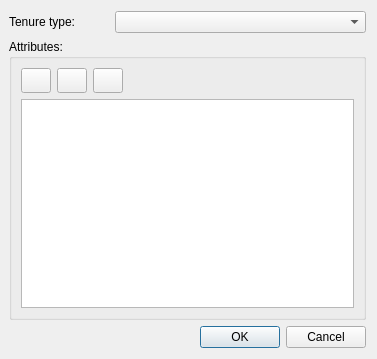
<?xml version="1.0" encoding="UTF-8"?>
<ui version="4.0">
    <class>EntityAttributesEditor</class>
    <widget class="QDialog" name="EntityAttributesEditor">
        <property name="geometry">
            <rect>
                <x>0</x>
                <y>0</y>
                <width>377</width>
                <height>359</height>
            </rect>
        </property>
        <property name="windowTitle">
            <string>Custom Attributes Editor</string>
        </property>
        <layout class="QGridLayout" name="gridLayout_2">
            <property name="leftMargin">
                <number>9</number>
            </property>
            <item row="0" column="0" colspan="2">
                <layout class="QVBoxLayout" name="vlNotification"/>
            </item>
            <item row="1" column="0">
                <widget class="QLabel" name="label">
                    <property name="maximumSize">
                        <size>
                            <width>100</width>
                            <height>16777215</height>
                        </size>
                    </property>
                    <property name="text">
                        <string>Tenure type:</string>
                    </property>
                </widget>
            </item>
            <item row="1" column="1">
                <widget class="QComboBox" name="cbo_tenure_type"/>
            </item>
            <item row="2" column="0" colspan="2">
                <widget class="QGroupBox" name="groupBox">
                    <property name="title">
                        <string>Attributes:</string>
                    </property>
                    <layout class="QGridLayout" name="gridLayout">
                        <item row="0" column="0">
                            <layout class="QHBoxLayout" name="horizontalLayout_2">
                                <item>
                                    <widget class="QPushButton" name="btnAddColumn">
                                        <property name="minimumSize">
                                            <size>
                                                <width>30</width>
                                                <height>25</height>
                                            </size>
                                        </property>
                                        <property name="maximumSize">
                                            <size>
                                                <width>30</width>
                                                <height>25</height>
                                            </size>
                                        </property>
                                        <property name="text">
                                            <string/>
                                        </property>
                                        <property name="iconSize">
                                            <size>
                                                <width>20</width>
                                                <height>20</height>
                                            </size>
                                        </property>
                                    </widget>
                                </item>
                                <item>
                                    <widget class="QPushButton" name="btnEditColumn">
                                        <property name="minimumSize">
                                            <size>
                                                <width>30</width>
                                                <height>25</height>
                                            </size>
                                        </property>
                                        <property name="maximumSize">
                                            <size>
                                                <width>30</width>
                                                <height>25</height>
                                            </size>
                                        </property>
                                        <property name="text">
                                            <string/>
                                        </property>
                                        <property name="iconSize">
                                            <size>
                                                <width>20</width>
                                                <height>20</height>
                                            </size>
                                        </property>
                                    </widget>
                                </item>
                                <item>
                                    <widget class="QPushButton" name="btnDeleteColumn">
                                        <property name="sizePolicy">
                                            <sizepolicy hsizetype="Minimum" vsizetype="Fixed">
                                                <horstretch>0</horstretch>
                                                <verstretch>0</verstretch>
                                            </sizepolicy>
                                        </property>
                                        <property name="minimumSize">
                                            <size>
                                                <width>30</width>
                                                <height>25</height>
                                            </size>
                                        </property>
                                        <property name="maximumSize">
                                            <size>
                                                <width>30</width>
                                                <height>25</height>
                                            </size>
                                        </property>
                                        <property name="text">
                                            <string/>
                                        </property>
                                    </widget>
                                </item>
                                <item>
                                    <spacer name="horizontalSpacer">
                                        <property name="orientation">
                                            <enum>Qt::Horizontal</enum>
                                        </property>
                                        <property name="sizeHint" stdset="0">
                                            <size>
                                                <width>40</width>
                                                <height>20</height>
                                            </size>
                                        </property>
                                    </spacer>
                                </item>
                            </layout>
                        </item>
                        <item row="1" column="0">
                            <widget class="AttributesTableView" name="tb_view"/>
                        </item>
                    </layout>
                </widget>
            </item>
            <item row="3" column="0" colspan="2">
                <widget class="QDialogButtonBox" name="buttonBox">
                    <property name="orientation">
                        <enum>Qt::Horizontal</enum>
                    </property>
                    <property name="standardButtons">
                        <set>QDialogButtonBox::Cancel|QDialogButtonBox::Ok</set>
                    </property>
                </widget>
            </item>
        </layout>
    </widget>
    <customwidgets>
        <customwidget>
            <class>AttributesTableView</class>
            <extends>QTableView</extends>
            <header>stdm.ui.wizard.attributes_table_view</header>
        </customwidget>
    </customwidgets>
    <connections>
        <connection>
            <sender>buttonBox</sender>
            <signal>accepted()</signal>
            <receiver>EntityAttributesEditor</receiver>
            <slot>accept()</slot>
            <hints>
                <hint type="sourcelabel">
                    <x>248</x>
                    <y>254</y>
                </hint>
                <hint type="destinationlabel">
                    <x>157</x>
                    <y>274</y>
                </hint>
            </hints>
        </connection>
        <connection>
            <sender>buttonBox</sender>
            <signal>rejected()</signal>
            <receiver>EntityAttributesEditor</receiver>
            <slot>reject()</slot>
            <hints>
                <hint type="sourcelabel">
                    <x>316</x>
                    <y>260</y>
                </hint>
                <hint type="destinationlabel">
                    <x>286</x>
                    <y>274</y>
                </hint>
            </hints>
        </connection>
    </connections>
</ui>
